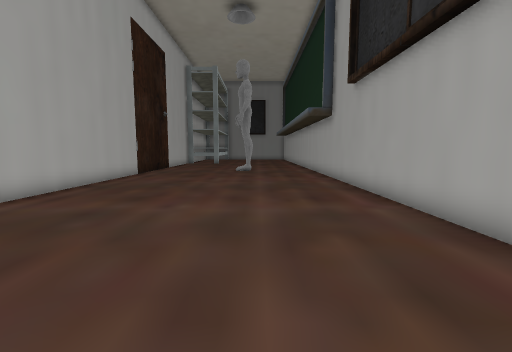
view 1 (above)

12 first-person views from a walk through a Unity game level. The camera is 1.4 m above the floor, tilts 6° down and sees 90° across. The floor is counted in squares, 1 m on a side. Each view is taken from the middle of a square. On the plan, view 1 faces up. The plan holds only what a view shows up to about 13 squares ahead; the rest is blank. The place goes on beyond the plan. Some surface patterns are stand-ins.

view 2
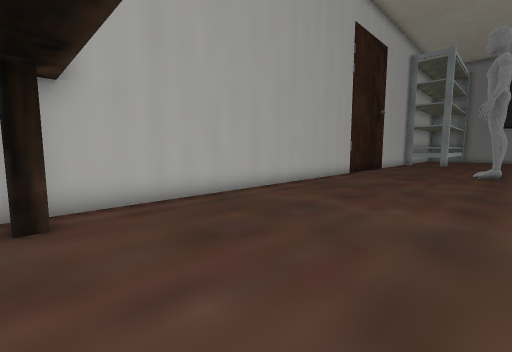

view 3
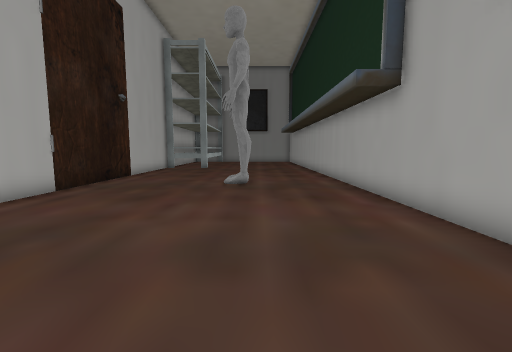

view 4
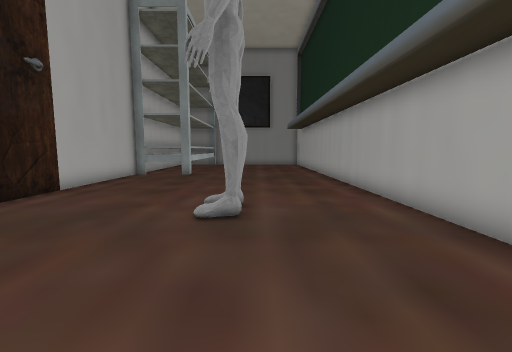

view 5
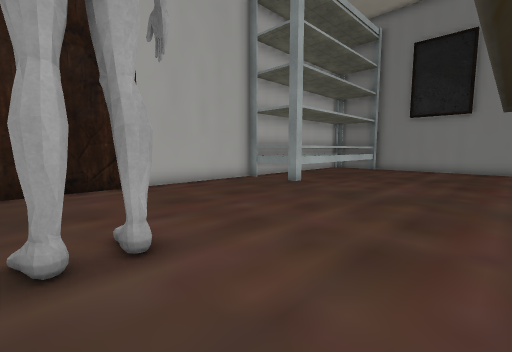

view 6
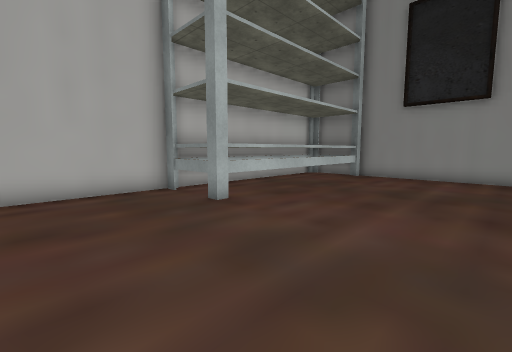

view 7
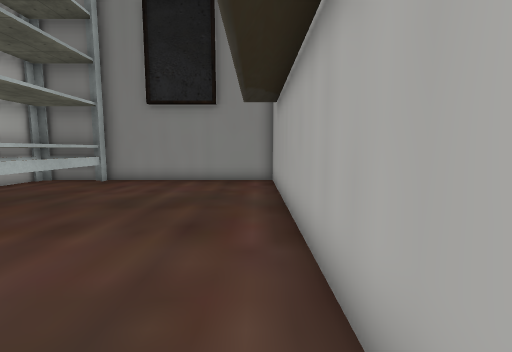

view 8
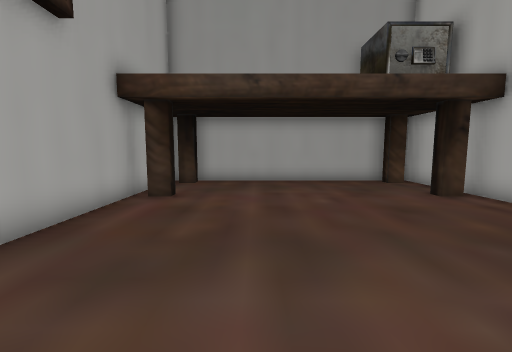

view 9
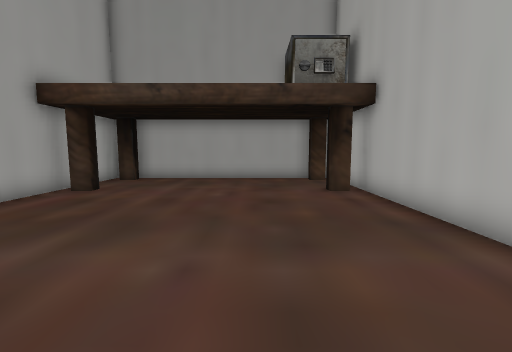

view 10
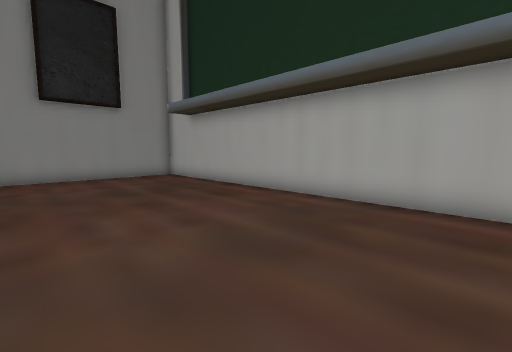

view 11
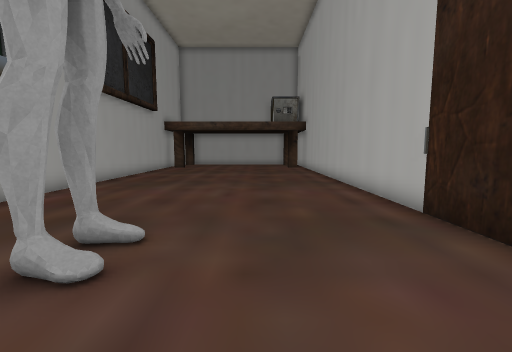

view 12
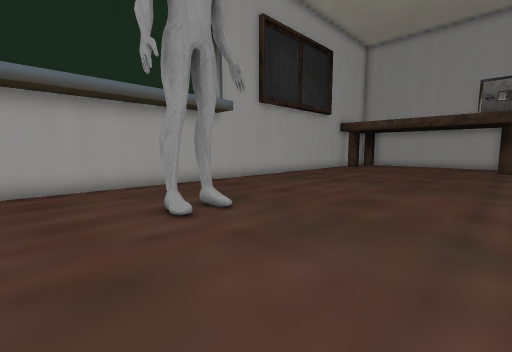

### Floor plan
Points are (right, up) in squares from view 1. A wall is a line through its corners. A room is listed if a view was taken in it or the views show most of it. See-through windows are left out.
Room 1 (views 1, 2, 3, 4, 5, 6, 7, 8, 9, 10, 11, 12)
walls: (2.5, 0) (2.5, 0.5) (3.2, 0.5); (-6.2, 0.5) (-5.5, 0.5) (-5.5, 0.1) (-6.1, 0.1); (3.8, -0.9) (3.8, 32.7); (-6.2, -2.6) (-5.5, -2.6) (-5.5, -3.1); (2.5, -3.1) (2.5, -2.6) (3.2, -2.6); (-5.8, -3.4) (2.7, -3.4); (3.8, -3.5) (3.8, -1.9); (3.8, 34.5) (-3.7, 34.5) (-3.7, 25.2) (-6.7, 25.2) (-6.7, -3.5)
ways out: gap at (-4, 34)
objects: other object (-1, 16) to (-1, 17)

Where each view was taken, in squares from view 1:
view 1: 0 up, 0 right, facing up
view 2: 0 up, 0 right, facing up-left
view 3: 6 up, 0 right, facing up
view 4: 11 up, 0 right, facing up
view 5: 16 up, 3 right, facing up-left
view 6: 21 up, 2 right, facing up-left
view 7: 23 up, 3 right, facing up
view 8: 8 up, 0 right, facing down
view 9: 9 up, 3 left, facing down
view 10: 21 up, 3 left, facing up-right
view 11: 20 up, 3 left, facing down
view 12: 20 up, 6 left, facing down-right
